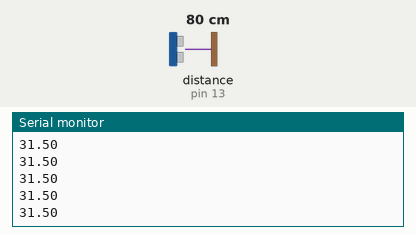
This sketch was run on a simulated Arduino Uno, built with avr-gcc and run on an emulated ATmega328P. Parts: the last lines printed to the serial monitor. The inputs (shaded band) are chosen by the test bench; at power-on: distance to the obstacle (sensor on pin 13) 80 cm.

Above: at 1.2 s.
1.3 s: distance to the obstacle (sensor on pin 13) set to 2 cm
At 1.72 s:
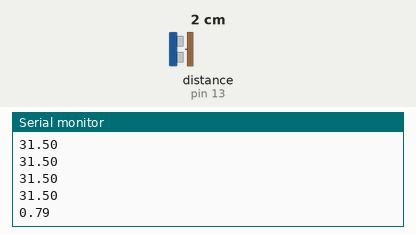
2.8 s: distance to the obstacle (sensor on pin 13) set to 4 cm
At 2.97 s:
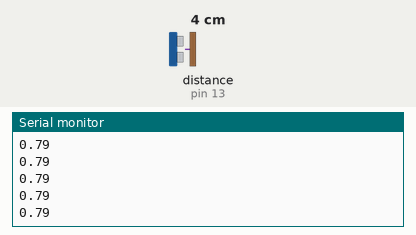
Timing chart, 0 to 5.8 s (numbered marks = the images above; inputs shaded):
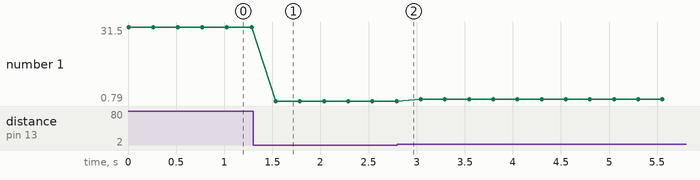

Measured:
- after the input at 1.3 s, the serial monitor: prints a new line after 0.24 s (image 1)
- plotted number 1: 31.5 → 0.79 after the input at 1.3 s, 0.79 → 1.57 after the input at 2.8 s

The sketch:

ping_sensor.ino
```cpp
#include <Ping.h>

Ping ping = Ping(13);

void setup(){
  Serial.begin(115200);
}
int val;

void loop(){

  ping.fire();

  Serial.println(ping.inches());

  delay(250);
}
```
